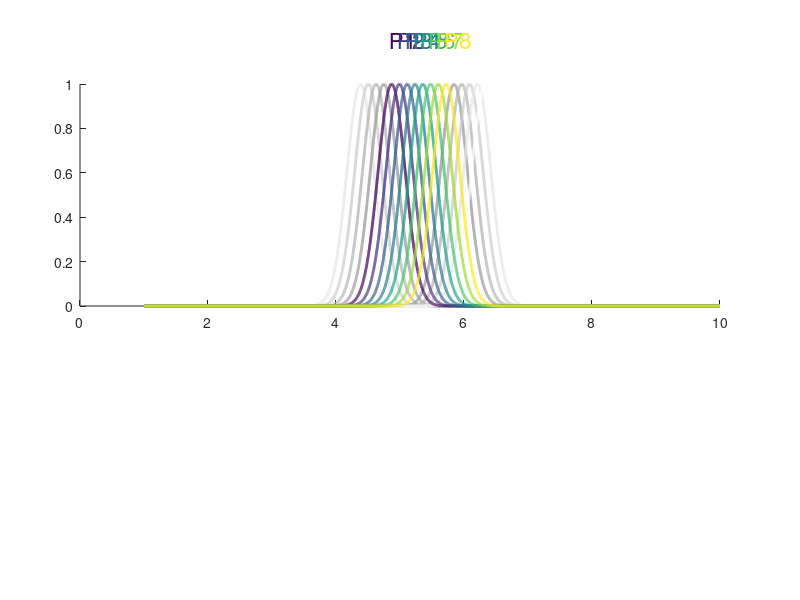

MATLAB code to generate this figure: (Note: this script raises an error after producing the figure.)
function SequenceSketch2

NOPLOT = 0;
GoPrint = 0;

%%%%%%%%%%%%%%%%%%%%%%%%%%%%%%%%%%%%%%%%%%%%
%% default parameters
sig = 0.32; % [sec]
sig = 0.3; % [sec]
f0 = 9;    % [Hz]
cf = 1/(3*sqrt(2)*sig*f0); % dimension less 

ft = f0*(1-cf)


%% generate place cell probability 
t=[1:0.001:10]'; %% 10 sec
for n=1:100
  %T = 0.1*n;
  T = 1/ft*n;
  tau = cf*T;
  y(:,n) = 0.5*(1+cos(2*pi*f0*(t-tau))).*exp(-(t-T).^2/sig^2);
  y2(:,n) = exp(-(t-T).^2/sig^2);
end

%% XLim
xcoor = [0 1]+4.8;


%%%%%%%%%%%%%%%%%%%%%%%%%%%%%%%%%%%%%%%%%%%%
%% Example Figure
figure(1233);clf
set(gcf,'position',[1829 370 592 541])
set(gcf,'color',[1 1 1])

%%
subplot('position',[0.1 0.49 0.8 0.37])
hold on
colormap('default')
cc = colormap;
k=8; l = round(linspace(1,64,k));
cll = [40:1:70];
cll2 = [35:1:39];
cll3 = [40+k:1:40+k+4];
for n=1:length(cll2)
  plot(t,y2(:,cll2(n))/max(y2(:,cll2(n))),'LineWidth',2,'Color',[1 1 1]*(11-n)/10)
end
for n=1:length(cll3)
  plot(t,y2(:,cll3(n))/max(y2(:,cll3(n))),'LineWidth',2,'Color',[1 1 1]*(n+5)/10)
end
for n=1:k
  plot(t,y2(:,cll(n))/max(y2(:,cll(n))),'LineWidth',2,'Color',cc(l(n),:))
  %plot(t,y(:,cll(n))/max(y(:,cll(n))),'LineWidth',1,'Color',cc(l(n),:))
  text(1/ft*cll(n)-0.03,1.2,['P' num2str(n)],'FontSize',16,'color',cc(l(n),:))
end
Lines(xcoor,2.1-0.25,'k','-',3);
xlim(xcoor);
ylim([0 2.5])
set(gca,'TickDir','out','FontSize',16,'XTick',[],'YTick',[])
box off
axis off

for n=1:8
  annotation('arrow',[n*0.09+0.08 n*0.02+0.4],[0.7 0.75],'color',cc(l(n),:),'LineWidth',2,'HeadStyle','vback1','HeadLength',8,'HeadWidth',8);
end


subplot('position',[0.1 0.34 0.8 0.14])
hold on
colormap('default')
cc = colormap;
k=8; l = round(linspace(1,64,k));
%% loop though neurons
for n=1:k
  tau = cf/ft*cll(n);
  %% time of peak oscil of single neuron
  LL = [0:500]/f0+tau;
  %% phase of firing \w respect to POP
  PP = mod(2*pi*ft*LL-pi,2*pi);
  %% oscil ampl at LL
  AA = 0.5*(1+cos(2*pi*f0*(LL-tau))).*exp(-(LL-1/ft*cll(n)).^2/sig^2);
  gAA = find(AA>0.11);
  length(gAA)

  %% loop through circles
  for m=1:length(gAA)
    %Lines(LL(gAA(m)),[0 0.3]-0.5+n*0.05,cc(l(n),:),[],AA(gAA(m))*5);
    Lines(LL(gAA(m)),([0 0.3]+PP(gAA(m))/5-0.6),cc(l(n),:),[],AA(gAA(m))*3.8);
  end
  %y(:,n) = 0.5*(1+cos(2*pi*f0*(t-tau))).*exp(-(t-T).^2/sig^2);
end
%% loop though EXTRA neurons
for n=1:length(cll2)
  tau = cf/ft*cll2(n);
  %% time of peak oscil of single neuron
  LL = [0:500]/f0+tau;
  %% phase of firing \w respect to POP
  PP = mod(2*pi*ft*LL-pi,2*pi);
  %% oscil ampl at LL
  AA = 0.5*(1+cos(2*pi*f0*(LL-tau))).*exp(-(LL-1/ft*cll2(n)).^2/sig^2);
  gAA = find(AA>0.11);
  length(gAA)
  %% loop through circles
  for m=1:length(gAA)
    Lines(LL(gAA(m)),([0 0.3]+PP(gAA(m))/5-0.6),[1 1 1]*(11-n)/10,[],AA(gAA(m))*3.8);
  end
end
for n=1:length(cll3)
  tau = cf/ft*cll3(n);
  %% time of peak oscil of single neuron
  LL = [0:500]/f0+tau;
  %% phase of firing \w respect to POP
  PP = mod(2*pi*ft*LL-pi,2*pi);
  %% oscil ampl at LL
  AA = 0.5*(1+cos(2*pi*f0*(LL-tau))).*exp(-(LL-1/ft*cll3(n)).^2/sig^2);
  gAA = find(AA>0.11);
  length(gAA)
  %% loop through circles
  for m=1:length(gAA)
    Lines(LL(gAA(m)),([0 0.3]+PP(gAA(m))/5-0.6),[1 1 1]*(n+5)/10,[],AA(gAA(m))*3.8);
  end
end
%%
yy = sum(y,2);
plot(t,-[yy/max(yy)],'color',[1 1 1]*0.2,'LineStyle','-','LineWidth',2)
%plot(t,-cos(2*pi*ft*t)/2-0.5,'color',[1 0 0],'LineStyle','-','LineWidth',2)
xlabel('time [sec]','FontSize',16)
axis tight
xlim(xcoor)
set(gca,'TickDir','out','FontSize',16,'XTick',[],'YTick',[])
box off
axis off


PrintFig('FigForGyuri5',1);

return;
%%%%%%%%%%%%%%%%%%%%%%%%%%%%%%%%%%%%%%%%%%%%
%%%%%%%%%%%%%%%%%%%%%%%%%%%%%%%%%%%%%%%%%%%%
%%%%%%%%%%%%%%%%%%%%%%%%%%%%%%%%%%%%%%%%%%%%
%%%%%%%%%%%%%%%%%%%%%%%%%%%%%%%%%%%%%%%%%%%%
%%%%%%%%%%%%%%%%%%%%%%%%%%%%%%%%%%%%%%%%%%%%
%%%%%%%%%%%%%%%%%%%%%%%%%%%%%%%%%%%%%%%%%%%%
%%%%%%%%%%%%%%%%%%%%%%%%%%%%%%%%%%%%%%%%%%%%
%%%%%%%%%%%%%%%%%%%%%%%%%%%%%%%%%%%%%%%%%%%%
%%%%%%%%%%%%%%%%%%%%%%%%%%%%%%%%%%%%%%%%%%%%
%%%%%%%%%%%%%%%%%%%%%%%%%%%%%%%%%%%%%%%%%%%%
%%%%%%%%%%%%%%%%%%%%%%%%%%%%%%%%%%%%%%%%%%%%

